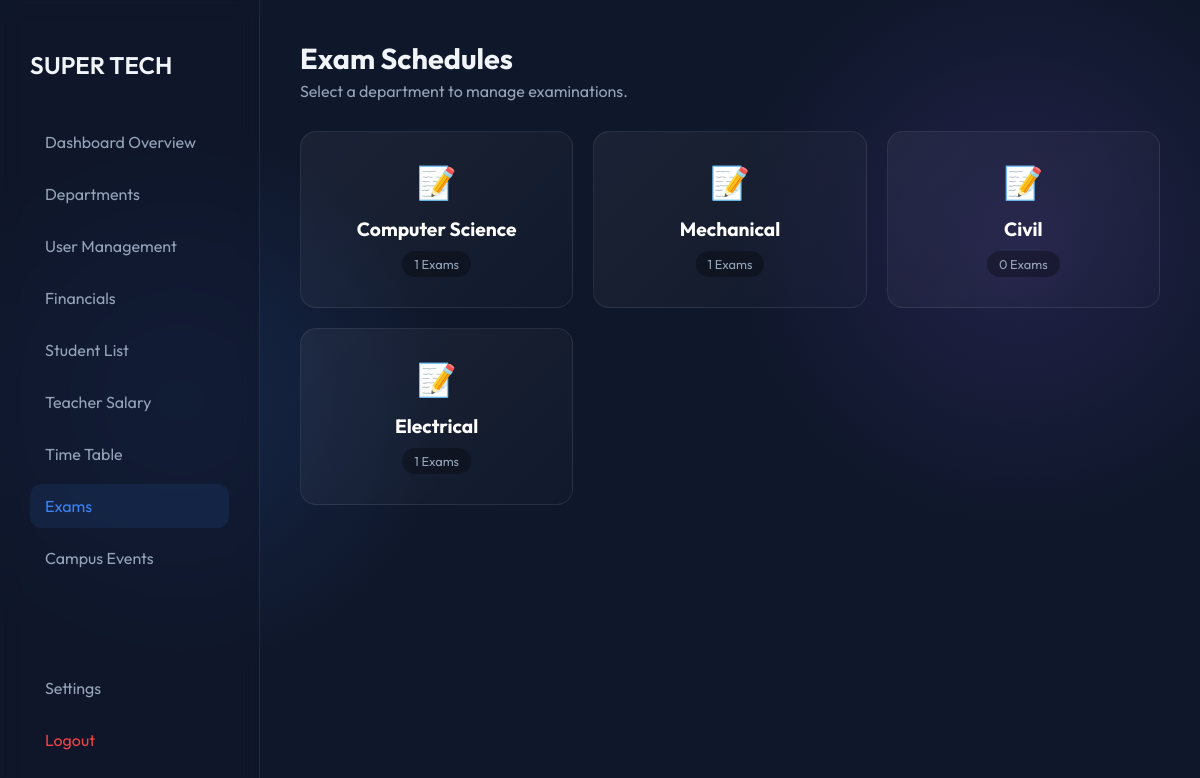
Page /exams.php (signed in) on the committed database.
### tables this page shows
CREATE TABLE `departments` (
  `id` int(11) NOT NULL,
  `name` varchar(100) NOT NULL,
  `fees` decimal(10,2) DEFAULT 0.00
);

### exams.php (the view, shortened to what this page needs)
<?php
include 'db.php';
$selected_dept_id = isset($_GET['dept_id']) ? $_GET['dept_id'] : null;
?>
<!DOCTYPE html>
<html>
<head>
    <link rel="stylesheet" href="style.css">
</head>
<body>
    <div class="dashboard-container">
        <div class="sidebar">
            <h2 style="margin-bottom: 40px; font-weight: 600;">SUPER TECH</h2>
            <nav>
                <a href="admin_dashboard.php" class="nav-item">Dashboard Overview</a>
                <a href="departments.php" class="nav-item">Departments</a>
                <a href="user_management.php" class="nav-item">User Management</a>
                <a href="financials.php" class="nav-item">Financials</a>
                <a href="student_list.php" class="nav-item">Student List</a>
                <a href="teacher_salary.php" class="nav-item">Teacher Salary</a>
                <a href="timetable.php" class="nav-item">Time Table</a>
                <a href="exams.php" class="nav-item active">Exams</a>
                <a href="admin_events.php" class="nav-item">Campus Events</a>
            </nav>
            <div style="margin-top: auto;">
            	<a href="settings.php" class="nav-item">Settings</a>
                <a href="logout.php" class="nav-item" style="color: #ef4444;">Logout</a>
            </div>
        </div>
        <div class="main-area">
            <?php if (!$selected_dept_id): ?>
                <div style="margin-bottom: 30px;">
                    <h1 style="margin: 0; font-size: 1.8rem;">Exam Schedules</h1>
                    <p style="color: var(--text-muted); margin-top: 5px;">Select a department to manage examinations.</p>
                </div>
                <div style="display: grid; grid-template-columns: repeat(auto-fill, minmax(250px, 1fr)); gap: 20px;">
                    <?php
                    $sql = "SELECT d.id, d.name, COUNT(e.id) as count
                            FROM departments d
                            LEFT JOIN exams e ON d.id = e.dept_id
                            GROUP BY d.id";
                    $result = $conn->query($sql);
                    if ($result->num_rows > 0) {
                        while($row = $result->fetch_assoc()) {
                            echo "<a href='exams.php?dept_id={$row['id']}' class='dept-card'>
                                    <div class='dept-icon'>📝</div>
                                    <h3 style='margin: 0; font-size: 1.2rem;'>{$row['name']}</h3>
                                    <div class='exam-count'>{$row['count']} Exams</div>
                                  </a>";
                        }
                    } else {
                        echo "<p style='color:var(--text-muted);'>No departments found.</p>";
                    }
                    ?>
                </div>
            <?php endif; ?>
        </div>
    </div>
</body>
</html>

### style.css (style rules this page uses)
:root { --bg-deep: #0f172a; --accent-glow: #3b82f6; --accent-secondary: #8b5cf6; --text-main: #f1f5f9; --text-muted: #94a3b8; --glass-bg: rgba(255, 255, 255, 0.03); --glass-border: rgba(255, 255, 255, 0.08); --input-bg: rgba(0, 0, 0, 0.2); }
* { box-sizing: border-box; }
body { font-family: 'Outfit', sans-serif; margin: 0; background-color: var(--bg-deep); background-image: radial-gradient(circle at 15% 50%, rgba(59, 130, 246, 0.15), transparent 25%), radial-gradient(circle at 85% 30%, rgba(139, 92, 246, 0.15), transparent 25%); color: var(--text-main); height: 100vh; overflow: hidden; }
.dashboard-container { display: flex; height: 100vh; }
.sidebar { width: 260px; background: rgba(15, 23, 42, 0.6); backdrop-filter: blur(10px); border-right: 1px solid var(--glass-border); padding: 30px; display: flex; flex-direction: column; }
.nav-item { display: flex; align-items: center; padding: 12px 15px; color: var(--text-muted); text-decoration: none; border-radius: 12px; margin-bottom: 8px; transition: 0.3s; }
.nav-item:hover, .nav-item.active { background: rgba(59, 130, 246, 0.1); color: var(--accent-glow); }
.main-area { flex: 1; padding: 40px; overflow-y: auto; }

### exams.php (style rules this page uses)
.dept-card { background: linear-gradient(135deg, rgba(255,255,255,0.05), rgba(255,255,255,0.01)); border: 1px solid var(--glass-border); padding: 30px; border-radius: 16px; text-align: center; cursor: pointer; transition: 0.3s; text-decoration: none; display: block; color: white; }
.dept-icon { font-size: 2rem; margin-bottom: 15px; color: #06b6d4; }
.exam-count { background: rgba(0,0,0,0.3); padding: 5px 12px; border-radius: 20px; font-size: 0.8rem; color: var(--text-muted); margin-top: 10px; display: inline-block; }

### rows in the picture
departments: name "Computer Science", count "1"
departments: name "Mechanical", count "1"
departments: name "Civil", count "0"
departments: name "Electrical", count "1"
